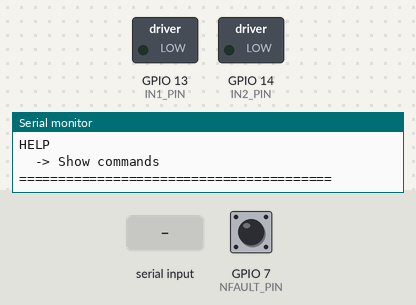
Bench run of a program on a simulated ESP32-S3. On the bench: switched loads named in the program (green lamp = pin HIGH), the last lines printed to the serial monitor. Inputs (shaded band) come from the test bench; at power-on: GPIO 7 (NFAULT_PIN) HIGH.

Above: at 1.7 s.
1.8 s: "BRAKE\n" received over Serial
At 3.0 s:
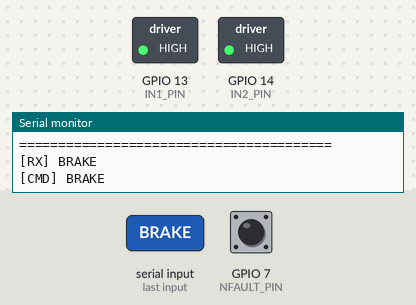
3.3 s: "F90\n" received over Serial
At 4.0 s:
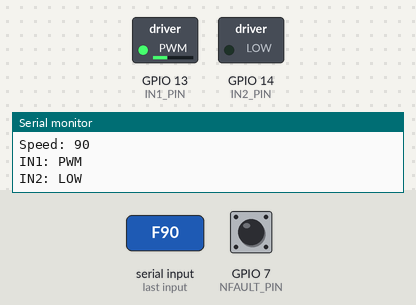
4.8 s: "B90\n" received over Serial
At 5.5 s:
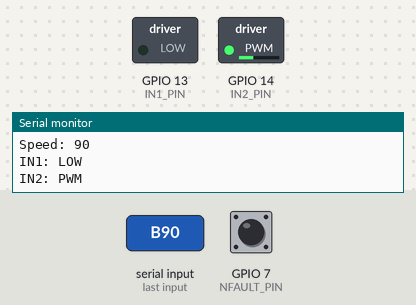
6.3 s: "BRAKE\n" received over Serial
At 7.5 s:
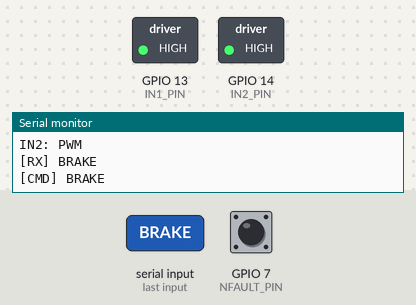
Timing chart, 0 to 8.8 s (numbered marks = the images above; inputs shaded):
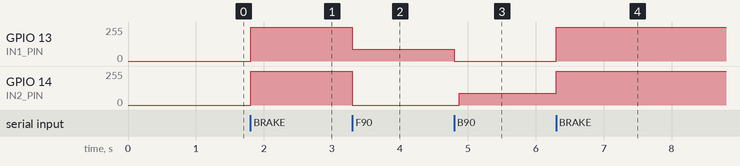

Measured:
- after the input at 1.8 s, GPIO 13 (IN1_PIN), GPIO 14 (IN2_PIN): 0/255 → 255/255 at once
- after the input at 3.3 s, GPIO 13 (IN1_PIN): 255/255 → 90/255 at once; GPIO 14 (IN2_PIN): 255/255 → 0/255 at once
- after the input at 4.8 s, GPIO 13 (IN1_PIN): 90/255 → 0/255 at once; GPIO 14 (IN2_PIN): 0/255 → 90/255 after 0.08 s
- after the input at 6.3 s, GPIO 13 (IN1_PIN): 0/255 → 255/255 at once; GPIO 14 (IN2_PIN): 90/255 → 255/255 at once

The program:

main.cpp
```cpp
#include <Arduino.h>

// ============================================================
// PIN CONFIGURATION
// ============================================================

#define IN1_PIN       13
#define IN2_PIN       14
#define NFAULT_PIN     7

// nSLEEP của DRV8833:
// KHÔNG điều khiển bằng ESP32.
// Bạn đã nối trực tiếp nSLEEP -> 3.3V ESP32.

// ============================================================
// PWM CONFIGURATION
// ============================================================

#define PWM_CH_IN1     0
#define PWM_CH_IN2     1

#define PWM_FREQ_HZ    20000
#define PWM_RES_BITS   8

#define PWM_MAX_DUTY   255

// Thời gian chờ khi đổi chiều
#define DIRECTION_CHANGE_DELAY_MS 75


// ============================================================
// MOTOR STATE
// ============================================================

enum MotorState
{
    STOP,
    FORWARD,
    BACKWARD,
    BRAKE
};

MotorState currentState = STOP;

uint8_t currentSpeed = 0;


// ============================================================
// FUNCTION DECLARATIONS
// ============================================================

void motorForward(int speed);
void motorBackward(int speed);
void motorStop();
void motorBrake();

void checkFault();

void printStatus();
void printHelp();

void processCommand(String cmd);


// ============================================================
// SETUP
// ============================================================

void setup()
{
    // --------------------------------------------------------
    // Serial
    // --------------------------------------------------------

    Serial.begin(115200);

    delay(500);

    Serial.println();
    Serial.println("========================================");
    Serial.println(" ESP32-S3 + DRV8833 MOTOR CONTROLLER");
    Serial.println("========================================");

    // --------------------------------------------------------
    // Pin configuration
    // --------------------------------------------------------

    pinMode(IN1_PIN, OUTPUT);
    pinMode(IN2_PIN, OUTPUT);

    // nFAULT là active LOW
    // HIGH = bình thường
    // LOW  = DRV8833 báo lỗi
    pinMode(NFAULT_PIN, INPUT_PULLUP);

    // --------------------------------------------------------
    // Motor OFF khi khởi động
    // --------------------------------------------------------

    digitalWrite(IN1_PIN, LOW);
    digitalWrite(IN2_PIN, LOW);

    // --------------------------------------------------------
    // PWM setup
    // --------------------------------------------------------

    ledcSetup(
        PWM_CH_IN1,
        PWM_FREQ_HZ,
        PWM_RES_BITS
    );

    ledcSetup(
        PWM_CH_IN2,
        PWM_FREQ_HZ,
        PWM_RES_BITS
    );

    ledcAttachPin(
        IN1_PIN,
        PWM_CH_IN1
    );

    ledcAttachPin(
        IN2_PIN,
        PWM_CH_IN2
    );

    // PWM = 0 lúc khởi động
    ledcWrite(PWM_CH_IN1, 0);
    ledcWrite(PWM_CH_IN2, 0);
currentState = STOP;
    currentSpeed = 0;

    // --------------------------------------------------------
    // Print configuration
    // --------------------------------------------------------

    Serial.println();
    Serial.println("[PIN CONFIGURATION]");
    Serial.println("IN1     -> GPIO13");
    Serial.println("IN2     -> GPIO14");
    Serial.println("nFAULT  -> GPIO7");
    Serial.println("nSLEEP  -> 3.3V FIXED");
    Serial.println("VM      -> 9V");
    Serial.println();

    Serial.println("[PWM]");
    Serial.println("Frequency : 20 kHz");
    Serial.println("Resolution: 8 bit");
    Serial.println("Range     : 0 - 255");
    Serial.println();

    // --------------------------------------------------------
    // Check DRV8833 fault at startup
    // --------------------------------------------------------

    checkFault();

    // --------------------------------------------------------
    // Print commands
    // --------------------------------------------------------

    printHelp();
}


// ============================================================
// LOOP
// ============================================================

void loop()
{
    if (Serial.available())
    {
        String cmd = Serial.readStringUntil('\n');

        processCommand(cmd);
    }

    delay(10);
}


// ============================================================
// MOTOR FORWARD
// ============================================================

void motorForward(int speed)
{
    speed = constrain(
        speed,
        0,
        PWM_MAX_DUTY
    );

    // Nếu đang chạy ngược thì dừng trước
    if (currentState == BACKWARD)
    {
        motorStop();

        delay(DIRECTION_CHANGE_DELAY_MS);
    }

    // IN1 = PWM
    // IN2 = LOW

    ledcWrite(
        PWM_CH_IN1,
        speed
    );

    ledcWrite(
        PWM_CH_IN2,
        0
    );

    currentState = FORWARD;
    currentSpeed = speed;
}


// ============================================================
// MOTOR BACKWARD
// ============================================================

void motorBackward(int speed)
{
    speed = constrain(
        speed,
        0,
        PWM_MAX_DUTY
    );

    // Nếu đang chạy thuận thì dừng trước
    if (currentState == FORWARD)
    {
        motorStop();

        delay(DIRECTION_CHANGE_DELAY_MS);
    }

    // IN1 = LOW
    // IN2 = PWM

    ledcWrite(
        PWM_CH_IN1,
        0
    );

    ledcWrite(
        PWM_CH_IN2,
        speed
    );

    currentState = BACKWARD;
    currentSpeed = speed;
}


// ============================================================
// MOTOR STOP - COAST
// ============================================================

void motorStop()
{
    // IN1 = LOW
    // IN2 = LOW

    ledcWrite(
        PWM_CH_IN1,
        0
    );

    ledcWrite(
        PWM_CH_IN2,
        0
    );

    currentState = STOP;
    currentSpeed = 0;
}


// ============================================================
// MOTOR BRAKE
// ============================================================

void motorBrake()
{
    // IN1 = HIGH
    // IN2 = HIGH

    ledcWrite(
        PWM_CH_IN1,
        PWM_MAX_DUTY
    );

    ledcWrite(
        PWM_CH_IN2,
        PWM_MAX_DUTY
    );

    currentState = BRAKE;
    currentSpeed = 0;
}


// ============================================================
// CHECK DRV8833 nFAULT
// ============================================================

void checkFault()
{
    int faultState = digitalRead(NFAULT_PIN);

    Serial.println();
    Serial.println("========================================");
    Serial.println("        DRV8833 FAULT CHECK");
    Serial.println("========================================");

    Serial.print("nFAULT GPIO7 = ");

    if (faultState == LOW)
    {
        Serial.println("LOW");

        Serial.println();
        Serial.println("!!! DRV8833 BAO LOI !!!");

        Serial.println();
        Serial.println("Co the kiem tra:");
        Serial.println("1. Qua dong motor");
        Serial.println("2. Chan output bi cham");
        Serial.println("3. Motor bi ket");
        Serial.println("4. VM khong dung");
        Serial.println("5. DRV8833 qua nhiet");
        Serial.println("6. DRV8833 bi hong");
    }
    else
    {
        Serial.println("HIGH");

        Serial.println();
        Serial.println("DRV8833 KHONG BAO LOI");
    }

    Serial.println("========================================");
    Serial.println();
}


// ============================================================
// PROCESS COMMAND
// ============================================================

void processCommand(String cmd)
{
    // --------------------------------------------------------
    // Xóa khoảng trắng / xuống dòng
    // --------------------------------------------------------

    cmd.trim();

    // --------------------------------------------------------
    // Chuyển toàn bộ thành chữ hoa
    // --------------------------------------------------------

    cmd.toUpperCase();

    // --------------------------------------------------------
    // DEBUG: hiển thị lệnh nhận được
    // --------------------------------------------------------

    Serial.print("[RX] ");
    Serial.println(cmd);


    // ========================================================
    // FAULT
    // ========================================================

    // Đặt FAULT TRƯỚC lệnh F
    // để không bị hiểu thành FORWARD

    if (cmd == "FAULT")
    {
        checkFault();

        return;
    }


    // ========================================================
    // STATUS
    // ========================================================

    if (cmd == "STATUS")
    {
        printStatus();

        return;
    }


    // ========================================================
    // HELP
    // ========================================================

    if (cmd == "HELP")
    {
        printHelp();
return;
    }


    // ========================================================
    // STOP
    // ========================================================

    if (cmd == "S")
    {
        motorStop();

        Serial.println("[CMD] STOP");

        return;
    }


    // ========================================================
    // BRAKE
    // ========================================================

    if (cmd == "BRAKE")
    {
        motorBrake();

        Serial.println("[CMD] BRAKE");

        return;
    }


    // ========================================================
    // FORWARD
    // F0 -> F255
    // ========================================================

    if (cmd.startsWith("F"))
    {
        // Kiểm tra phải có số phía sau F
        if (cmd.length() <= 1)
        {
            Serial.println("[ERROR] Vi du: F150");

            return;
        }

        int speed = cmd.substring(1).toInt();

        speed = constrain(
            speed,
            0,
            PWM_MAX_DUTY
        );

        motorForward(speed);

        Serial.println("[CMD] FORWARD");

        Serial.print("Speed: ");
        Serial.println(speed);

        Serial.println("IN1: PWM");
        Serial.println("IN2: LOW");

        return;
    }


    // ========================================================
    // BACKWARD
    // B0 -> B255
    // ========================================================

    if (cmd.startsWith("B"))
    {
        // Kiểm tra phải có số phía sau B
        if (cmd.length() <= 1)
        {
            Serial.println("[ERROR] Vi du: B150");

            return;
        }

        int speed = cmd.substring(1).toInt();

        speed = constrain(
            speed,
            0,
            PWM_MAX_DUTY
        );

        motorBackward(speed);

        Serial.println("[CMD] BACKWARD");

        Serial.print("Speed: ");
        Serial.println(speed);

        Serial.println("IN1: LOW");
        Serial.println("IN2: PWM");

        return;
    }


    // ========================================================
    // UNKNOWN COMMAND
    // ========================================================

    Serial.print("[ERROR] Unknown command: ");
    Serial.println(cmd);

    Serial.println("Nhap HELP de xem lenh.");
}


// ============================================================
// PRINT STATUS
// ============================================================

void printStatus()
{
    Serial.println();
    Serial.println("========================================");
    Serial.println("           MOTOR STATUS");
    Serial.println("========================================");

    Serial.print("State: ");

    switch (currentState)
    {
        case FORWARD:
            Serial.println("FORWARD");
            break;

        case BACKWARD:
            Serial.println("BACKWARD");
            break;

        case STOP:
            Serial.println("STOP");
            break;

        case BRAKE:
Serial.println("BRAKE");
            break;

        default:
            Serial.println("UNKNOWN");
            break;
    }

    Serial.print("Speed: ");
    Serial.println(currentSpeed);

    Serial.println();

    Serial.println("PIN:");
    Serial.println("IN1    = GPIO13");
    Serial.println("IN2    = GPIO14");
    Serial.println("nFAULT = GPIO7");
    Serial.println("nSLEEP = 3.3V");

    Serial.println();

    Serial.print("nFAULT state: ");

    if (digitalRead(NFAULT_PIN) == LOW)
    {
        Serial.println("LOW - FAULT");
    }
    else
    {
        Serial.println("HIGH - OK");
    }

    Serial.println("========================================");
    Serial.println();
}


// ============================================================
// PRINT HELP
// ============================================================

void printHelp()
{
    Serial.println();
    Serial.println("========================================");
    Serial.println("             COMMAND LIST");
    Serial.println("========================================");

    Serial.println("F0 - F255");
    Serial.println("  -> Forward");

    Serial.println();

    Serial.println("B0 - B255");
    Serial.println("  -> Backward");

    Serial.println();

    Serial.println("S");
    Serial.println("  -> Stop / Coast");

    Serial.println();

    Serial.println("BRAKE");
    Serial.println("  -> Brake motor");

    Serial.println();

    Serial.println("FAULT");
    Serial.println("  -> Check DRV8833 nFAULT");

    Serial.println();

    Serial.println("STATUS");
    Serial.println("  -> Motor + nFAULT status");

    Serial.println();

    Serial.println("HELP");
    Serial.println("  -> Show commands");

    Serial.println("========================================");
    Serial.println();
}
```
